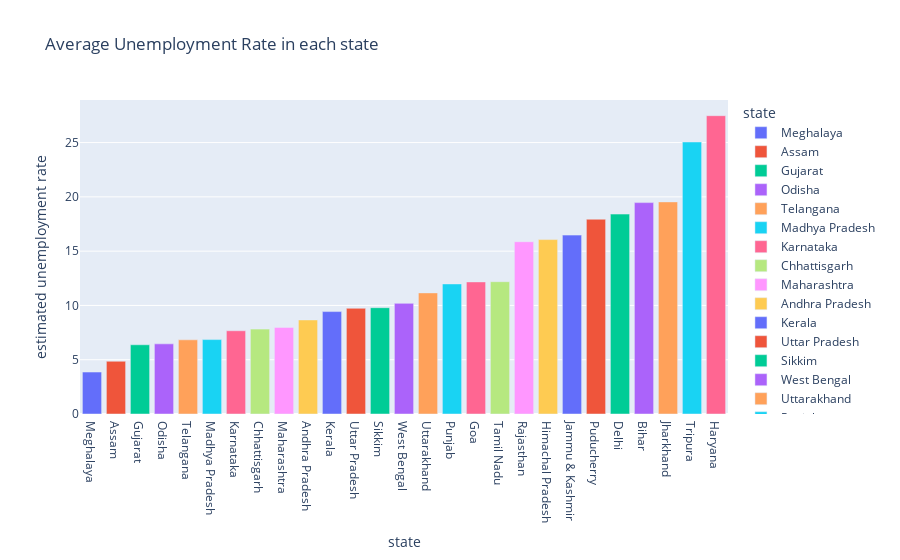

Here is the notebook cell this chart was saved with:
### Code cell
#Bar chart displaying the average unemployment rate in each state, color-coded by state.
plot_ump = data[['estimated unemployment rate', 'state']]
data_unemp = plot_ump.groupby('state').mean().reset_index()
data_unemp = data_unemp.sort_values('estimated unemployment rate')
fig = px.bar(data_unemp, x='state', y='estimated unemployment rate', color='state',
             title='Average Unemployment Rate in each state', template='plotly')
fig.show()

### Figure 1 — Plotly figure (JSON) as saved in the notebook; plotly's stock layout.template omitted (floating-point values rounded to 4 significant figures)
{"data": [{"alignmentgroup": "True", "hovertemplate": "state=%{x}<br>estimated unemployment rate=%{y}<extra></extra>", "legendgroup": "Meghalaya", "marker": {"color": "#636efa", "pattern": {"shape": ""}}, "name": "Meghalaya", "offsetgroup": "Meghalaya", "orientation": "v", "showlegend": true, "textposition": "auto", "type": "bar", "x": ["Meghalaya"], "xaxis": "x", "y": [3.866], "yaxis": "y"}, {"alignmentgroup": "True", "hovertemplate": "state=%{x}<br>estimated unemployment rate=%{y}<extra></extra>", "legendgroup": "Assam", "marker": {"color": "#EF553B", "pattern": {"shape": ""}}, "name": "Assam", "offsetgroup": "Assam", "orientation": "v", "showlegend": true, "textposition": "auto", "type": "bar", "x": ["Assam"], "xaxis": "x", "y": [4.856], "yaxis": "y"}, {"alignmentgroup": "True", "hovertemplate": "state=%{x}<br>estimated unemployment rate=%{y}<extra></extra>", "legendgroup": "Gujarat", "marker": {"color": "#00cc96", "pattern": {"shape": ""}}, "name": "Gujarat", "offsetgroup": "Gujarat", "orientation": "v", "showlegend": true, "textposition": "auto", "type": "bar", "x": ["Gujarat"], "xaxis": "x", "y": [6.376], "yaxis": "y"}, {"alignmentgroup": "True", "hovertemplate": "state=%{x}<br>estimated unemployment rate=%{y}<extra></extra>", "legendgroup": "Odisha", "marker": {"color": "#ab63fa", "pattern": {"shape": ""}}, "name": "Odisha", "offsetgroup": "Odisha", "orientation": "v", "showlegend": true, "textposition": "auto", "type": "bar", "x": ["Odisha"], "xaxis": "x", "y": [6.462], "yaxis": "y"}, {"alignmentgroup": "True", "hovertemplate": "state=%{x}<br>estimated unemployment rate=%{y}<extra></extra>", "legendgroup": "Telangana", "marker": {"color": "#FFA15A", "pattern": {"shape": ""}}, "name": "Telangana", "offsetgroup": "Telangana", "orientation": "v", "showlegend": true, "textposition": "auto", "type": "bar", "x": ["Telangana"], "xaxis": "x", "y": [6.833], "yaxis": "y"}, {"alignmentgroup": "True", "hovertemplate": "state=%{x}<br>estimated unemployment rate=%{y}<extra></extra>", "legendgroup": "Madhya Pradesh", "marker": {"color": "#19d3f3", "pattern": {"shape": ""}}, "name": "Madhya Pradesh", "offsetgroup": "Madhya Pradesh", "orientation": "v", "showlegend": true, "textposition": "auto", "type": "bar", "x": ["Madhya Pradesh"], "xaxis": "x", "y": [6.854], "yaxis": "y"}, {"alignmentgroup": "True", "hovertemplate": "state=%{x}<br>estimated unemployment rate=%{y}<extra></extra>", "legendgroup": "Karnataka", "marker": {"color": "#FF6692", "pattern": {"shape": ""}}, "name": "Karnataka", "offsetgroup": "Karnataka", "orientation": "v", "showlegend": true, "textposition": "auto", "type": "bar", "x": ["Karnataka"], "xaxis": "x", "y": [7.668], "yaxis": "y"}, {"alignmentgroup": "True", "hovertemplate": "state=%{x}<br>estimated unemployment rate=%{y}<extra></extra>", "legendgroup": "Chhattisgarh", "marker": {"color": "#B6E880", "pattern": {"shape": ""}}, "name": "Chhattisgarh", "offsetgroup": "Chhattisgarh", "orientation": "v", "showlegend": true, "textposition": "auto", "type": "bar", "x": ["Chhattisgarh"], "xaxis": "x", "y": [7.819], "yaxis": "y"}, {"alignmentgroup": "True", "hovertemplate": "state=%{x}<br>estimated unemployment rate=%{y}<extra></extra>", "legendgroup": "Maharashtra", "marker": {"color": "#FF97FF", "pattern": {"shape": ""}}, "name": "Maharashtra", "offsetgroup": "Maharashtra", "orientation": "v", "showlegend": true, "textposition": "auto", "type": "bar", "x": ["Maharashtra"], "xaxis": "x", "y": [7.979], "yaxis": "y"}, {"alignmentgroup": "True", "hovertemplate": "state=%{x}<br>estimated unemployment rate=%{y}<extra></extra>", "legendgroup": "Andhra Pradesh", "marker": {"color": "#FECB52", "pattern": {"shape": ""}}, "name": "Andhra Pradesh", "offsetgroup": "Andhra Pradesh", "orientation": "v", "showlegend": true, "textposition": "auto", "type": "bar", "x": ["Andhra Pradesh"], "xaxis": "x", "y": [8.664], "yaxis": "y"}, {"alignmentgroup": "True", "hovertemplate": "state=%{x}<br>estimated unemployment rate=%{y}<extra></extra>", "legendgroup": "Kerala", "marker": {"color": "#636efa", "pattern": {"shape": ""}}, "name": "Kerala", "offsetgroup": "Kerala", "orientation": "v", "showlegend": true, "textposition": "auto", "type": "bar", "x": ["Kerala"], "xaxis": "x", "y": [9.434], "yaxis": "y"}, {"alignmentgroup": "True", "hovertemplate": "state=%{x}<br>estimated unemployment rate=%{y}<extra></extra>", "legendgroup": "Uttar Pradesh", "marker": {"color": "#EF553B", "pattern": {"shape": ""}}, "name": "Uttar Pradesh", "offsetgroup": "Uttar Pradesh", "orientation": "v", "showlegend": true, "textposition": "auto", "type": "bar", "x": ["Uttar Pradesh"], "xaxis": "x", "y": [9.737], "yaxis": "y"}, {"alignmentgroup": "True", "hovertemplate": "state=%{x}<br>estimated unemployment rate=%{y}<extra></extra>", "legendgroup": "Sikkim", "marker": {"color": "#00cc96", "pattern": {"shape": ""}}, "name": "Sikkim", "offsetgroup": "Sikkim", "orientation": "v", "showlegend": true, "textposition": "auto", "type": "bar", "x": ["Sikkim"], "xaxis": "x", "y": [9.793], "yaxis": "y"}, {"alignmentgroup": "True", "hovertemplate": "state=%{x}<br>estimated unemployment rate=%{y}<extra></extra>", "legendgroup": "West Bengal", "marker": {"color": "#ab63fa", "pattern": {"shape": ""}}, "name": "West Bengal", "offsetgroup": "West Bengal", "orientation": "v", "showlegend": true, "textposition": "auto", "type": "bar", "x": ["West Bengal"], "xaxis": "x", "y": [10.19], "yaxis": "y"}, {"alignmentgroup": "True", "hovertemplate": "state=%{x}<br>estimated unemployment rate=%{y}<extra></extra>", "legendgroup": "Uttarakhand", "marker": {"color": "#FFA15A", "pattern": {"shape": ""}}, "name": "Uttarakhand", "offsetgroup": "Uttarakhand", "orientation": "v", "showlegend": true, "textposition": "auto", "type": "bar", "x": ["Uttarakhand"], "xaxis": "x", "y": [11.16], "yaxis": "y"}, {"alignmentgroup": "True", "hovertemplate": "state=%{x}<br>estimated unemployment rate=%{y}<extra></extra>", "legendgroup": "Punjab", "marker": {"color": "#19d3f3", "pattern": {"shape": ""}}, "name": "Punjab", "offsetgroup": "Punjab", "orientation": "v", "showlegend": true, "textposition": "auto", "type": "bar", "x": ["Punjab"], "xaxis": "x", "y": [11.98], "yaxis": "y"}, {"alignmentgroup": "True", "hovertemplate": "state=%{x}<br>estimated unemployment rate=%{y}<extra></extra>", "legendgroup": "Goa", "marker": {"color": "#FF6692", "pattern": {"shape": ""}}, "name": "Goa", "offsetgroup": "Goa", "orientation": "v", "showlegend": true, "textposition": "auto", "type": "bar", "x": ["Goa"], "xaxis": "x", "y": [12.17], "yaxis": "y"}, {"alignmentgroup": "True", "hovertemplate": "state=%{x}<br>estimated unemployment rate=%{y}<extra></extra>", "legendgroup": "Tamil Nadu", "marker": {"color": "#B6E880", "pattern": {"shape": ""}}, "name": "Tamil Nadu", "offsetgroup": "Tamil Nadu", "orientation": "v", "showlegend": true, "textposition": "auto", "type": "bar", "x": ["Tamil Nadu"], "xaxis": "x", "y": [12.19], "yaxis": "y"}, {"alignmentgroup": "True", "hovertemplate": "state=%{x}<br>estimated unemployment rate=%{y}<extra></extra>", "legendgroup": "Rajasthan", "marker": {"color": "#FF97FF", "pattern": {"shape": ""}}, "name": "Rajasthan", "offsetgroup": "Rajasthan", "orientation": "v", "showlegend": true, "textposition": "auto", "type": "bar", "x": ["Rajasthan"], "xaxis": "x", "y": [15.87], "yaxis": "y"}, {"alignmentgroup": "True", "hovertemplate": "state=%{x}<br>estimated unemployment rate=%{y}<extra></extra>", "legendgroup": "Himachal Pradesh", "marker": {"color": "#FECB52", "pattern": {"shape": ""}}, "name": "Himachal Pradesh", "offsetgroup": "Himachal Pradesh", "orientation": "v", "showlegend": true, "textposition": "auto", "type": "bar", "x": ["Himachal Pradesh"], "xaxis": "x", "y": [16.07], "yaxis": "y"}, {"alignmentgroup": "True", "hovertemplate": "state=%{x}<br>estimated unemployment rate=%{y}<extra></extra>", "legendgroup": "Jammu & Kashmir", "marker": {"color": "#636efa", "pattern": {"shape": ""}}, "name": "Jammu & Kashmir", "offsetgroup": "Jammu & Kashmir", "orientation": "v", "showlegend": true, "textposition": "auto", "type": "bar", "x": ["Jammu & Kashmir"], "xaxis": "x", "y": [16.48], "yaxis": "y"}, {"alignmentgroup": "True", "hovertemplate": "state=%{x}<br>estimated unemployment rate=%{y}<extra></extra>", "legendgroup": "Puducherry", "marker": {"color": "#EF553B", "pattern": {"shape": ""}}, "name": "Puducherry", "offsetgroup": "Puducherry", "orientation": "v", "showlegend": true, "textposition": "auto", "type": "bar", "x": ["Puducherry"], "xaxis": "x", "y": [17.94], "yaxis": "y"}, {"alignmentgroup": "True", "hovertemplate": "state=%{x}<br>estimated unemployment rate=%{y}<extra></extra>", "legendgroup": "Delhi", "marker": {"color": "#00cc96", "pattern": {"shape": ""}}, "name": "Delhi", "offsetgroup": "Delhi", "orientation": "v", "showlegend": true, "textposition": "auto", "type": "bar", "x": ["Delhi"], "xaxis": "x", "y": [18.41], "yaxis": "y"}, {"alignmentgroup": "True", "hovertemplate": "state=%{x}<br>estimated unemployment rate=%{y}<extra></extra>", "legendgroup": "Bihar", "marker": {"color": "#ab63fa", "pattern": {"shape": ""}}, "name": "Bihar", "offsetgroup": "Bihar", "orientation": "v", "showlegend": true, "textposition": "auto", "type": "bar", "x": ["Bihar"], "xaxis": "x", "y": [19.47], "yaxis": "y"}, {"alignmentgroup": "True", "hovertemplate": "state=%{x}<br>estimated unemployment rate=%{y}<extra></extra>", "legendgroup": "Jharkhand", "marker": {"color": "#FFA15A", "pattern": {"shape": ""}}, "name": "Jharkhand", "offsetgroup": "Jharkhand", "orientation": "v", "showlegend": true, "textposition": "auto", "type": "bar", "x": ["Jharkhand"], "xaxis": "x", "y": [19.54], "yaxis": "y"}, {"alignmentgroup": "True", "hovertemplate": "state=%{x}<br>estimated unemployment rate=%{y}<extra></extra>", "legendgroup": "Tripura", "marker": {"color": "#19d3f3", "pattern": {"shape": ""}}, "name": "Tripura", "offsetgroup": "Tripura", "orientation": "v", "showlegend": true, "textposition": "auto", "type": "bar", "x": ["Tripura"], "xaxis": "x", "y": [25.05], "yaxis": "y"}, {"alignmentgroup": "True", "hovertemplate": "state=%{x}<br>estimated unemployment rate=%{y}<extra></extra>", "legendgroup": "Haryana", "marker": {"color": "#FF6692", "pattern": {"shape": ""}}, "name": "Haryana", "offsetgroup": "Haryana", "orientation": "v", "showlegend": true, "textposition": "auto", "type": "bar", "x": ["Haryana"], "xaxis": "x", "y": [27.48], "yaxis": "y"}], "layout": {"barmode": "relative", "legend": {"title": {"text": "state"}, "tracegroupgap": 0}, "title": {"text": "Average Unemployment Rate in each state"}, "xaxis": {"anchor": "y", "categoryarray": ["Meghalaya", "Assam", "Gujarat", "Odisha", "Telangana", "Madhya Pradesh", "Karnataka", "Chhattisgarh", "Maharashtra", "Andhra Pradesh", "Kerala", "Uttar Pradesh", "Sikkim", "West Bengal", "Uttarakhand", "Punjab", "Goa", "Tamil Nadu", "Rajasthan", "Himachal Pradesh", "Jammu & Kashmir", "Puducherry", "Delhi", "Bihar", "Jharkhand", "Tripura", "Haryana"], "categoryorder": "array", "domain": [0, 1], "title": {"text": "state"}}, "yaxis": {"anchor": "x", "domain": [0, 1], "title": {"text": "estimated unemployment rate"}}}}
